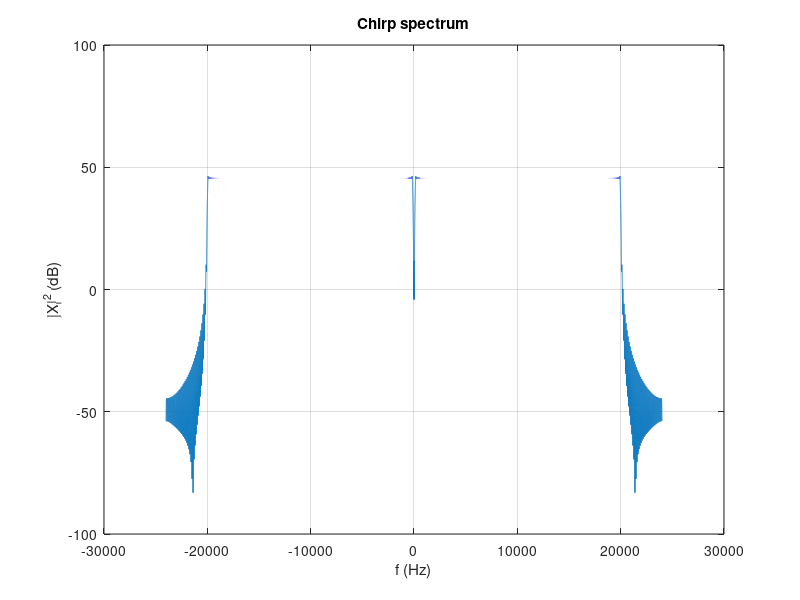

The MATLAB script that drew this image: (Note: this script raises an error after producing the figure.)
fs = 48000; %sampling frequency
T = 5; %chirp duration

N = fs * T; %number of samples
tn = (0:N-1)/fs; 
tn = tn(:);

fo = 100; %initial frequency
f1 = 20000; %finish frequency
k = (f1-fo)/T;

%% DEFINING CHIRP, with this signal we will be able to test the frequency response of our mic and speakers
chirp_function = 0.5*sin(2*pi*(fo.*tn + (k/2).*tn.^2));

%applying ramp at the beggining and at the end to prevent high changes of
%amplitude at the beggining and the end (and abrupt start or end)

time_ramp = 0.01; %10ms of ramp
Nr = round(time_ramp*fs);
% 0->1...1->0
env = ones(N, 1);
ramp = 0:1/Nr:1-1/Nr;
env(1:Nr) = ramp;
env(N - Nr + 1: N) = fliplr(ramp);
env = env(:);

chirp_function = chirp_function.*env;

%% PLOTTING chirp

X  = fftshift(fft(chirp_function));
fc = (-N/2 : N/2-1).* fs/N; % -24 kHz ... +24 kHz

figure;
plot(fc, 10*log10(abs(X).^2)), grid on;
xlabel('f (Hz)'), ylabel('|X|^2 (dB)'), title('Chirp spectrum');

%% Using Chirp, testing 3 times...
rec = audiorecorder(fs, 16, 1);
player = audioplayer(chirp_function, fs); %plays the chirp

for i = 1:3
    display("Recording... Test " + i);
    record(rec);            
    playblocking(player);   
    pause(0.5); %waits for half a second before stopping...           
    stop(rec);
    display("Done Test " + i + "!");
    figure;
    rx = getaudiodata(rec);
    audiowrite("p0_chirp_rx_" + i + ".wav", rx, fs);
    R = fftshift(fft(rx)); %get the fft of the audio recorded
    fx = (-length(rx)/2 : length(rx)/2-1).* fs/length(rx); % -24 kHz ... +24 kHz
    plot(fx, 10*log10(abs(R).^2)), grid on; %plot so we can compare it to the original chirp
    xlabel('f (Hz)'), ylabel('|X|^2 (dB)'), title('Chirp through mic spectrum');
end
